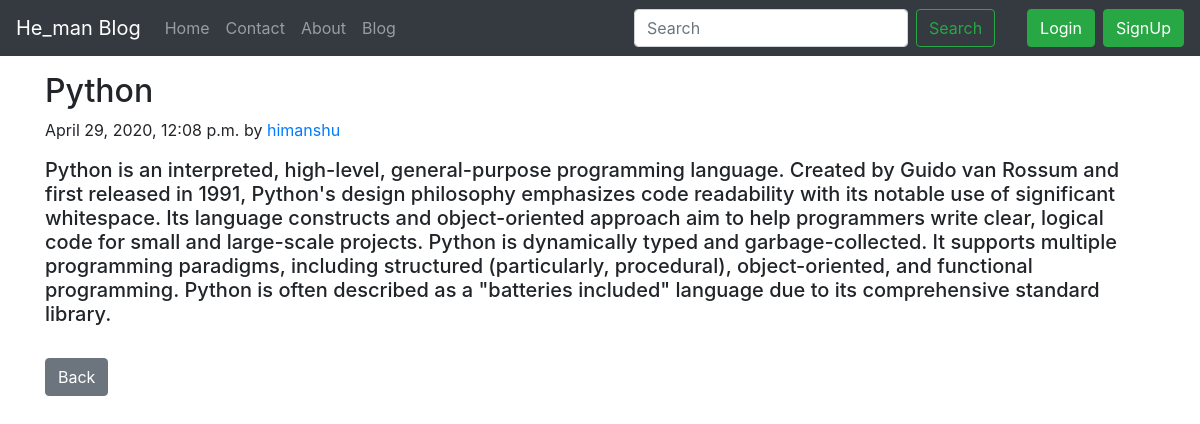
Page /blog/python on the committed database.
### blog/models.py (models this page shows, shortened)
class Post(models.Model):
    sno = models.AutoField(primary_key=True)
    title = models.CharField(max_length=100)
    content = models.TextField()
    author = models.CharField(max_length=20)
    slug = models.CharField(max_length=130)
    timeStamp = models.DateTimeField(blank=True)

### blog/views.py (the view)
# urls.py: path('<str:slug>', views.blogPost, name='blogPost')
def blogPost(request, slug):
	post = Post.objects.filter(slug=slug).first()
	mydict = {'post':post}
	return render(request, 'blog/blogPost.html',mydict)

### templates/blog/blogPost.html (shortened to what this page needs)
{% extends 'base.html' %}
{% block body %}
<div class="container my-3">
  <h2 class="blog-post-title">{{post.title}}</h2>
  <p class="blog-post-meta">{{post.timeStamp}} by <a href="#">{{post.author}}</a></p>
  <h5> {{post.content}}</h5>
  <br>
  <a type="button" href="/blog" class="btn btn-secondary">Back</a>
</div>
{% endblock body %}

### rows in the picture
Post: title "Python", timeStamp "April 29, 2020, 12:08 p.m.", author "himanshu", content "Python is an interpreted, high-level, general-purpose programming language. Created by Guido van Rossum and first released in 1991, Python's design philosophy emphasizes code readability with its notable use of significant whitespace. Its language constructs and object-oriented approach aim to help programmers write clear, logical code for small and large-scale projects. Python is dynamically typed and garbage-collected. It supports multiple programming paradigms, including structured (particularly, procedural), object-oriented, and functional programming. Python is often described as a \"batteries included\" language due to its comprehensive standard library."
